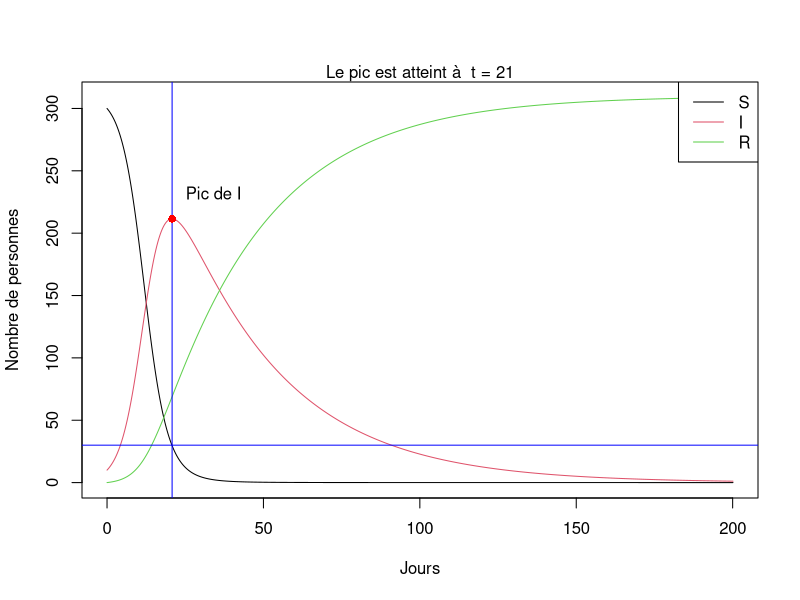
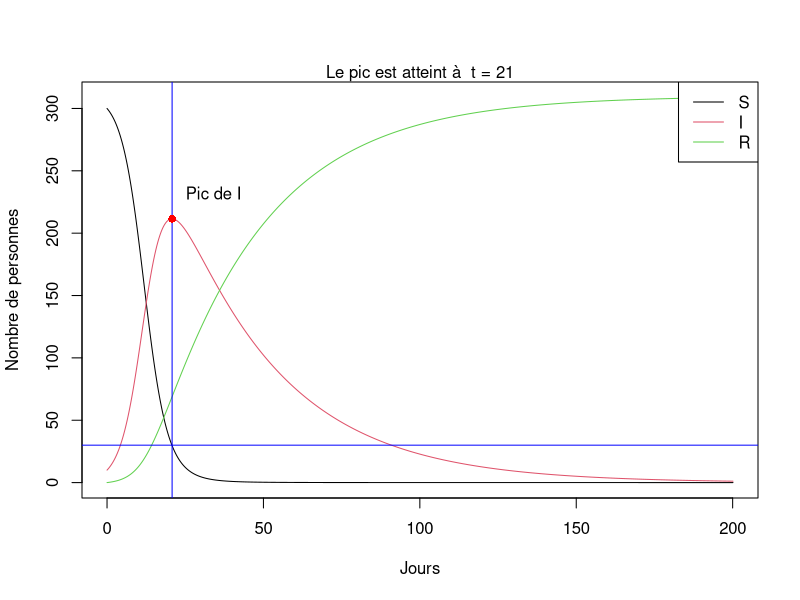
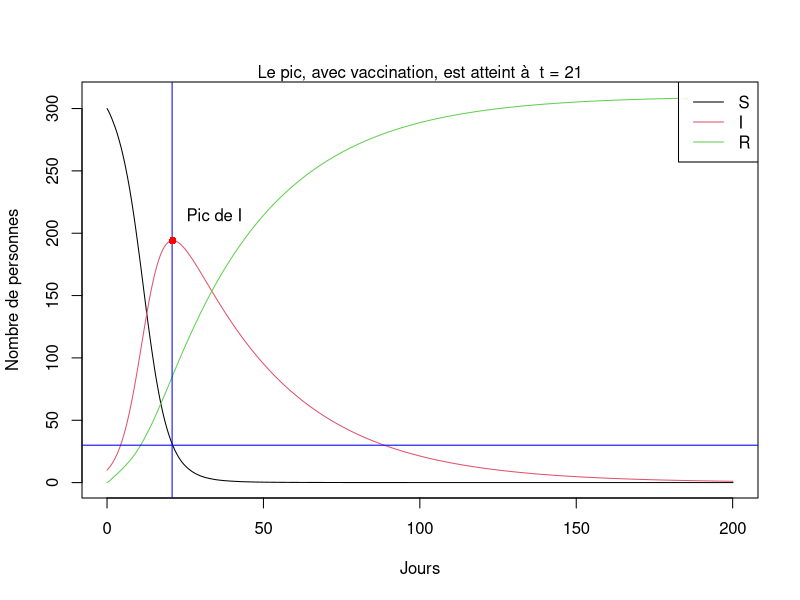
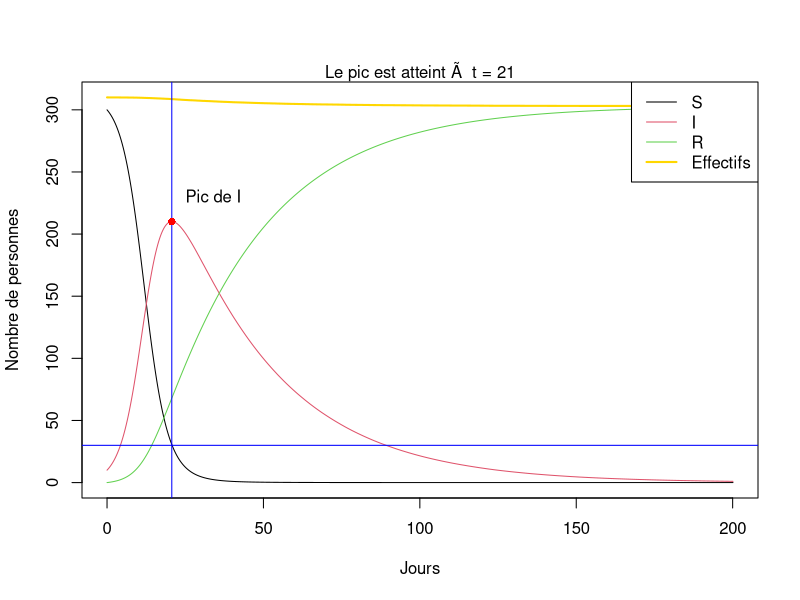
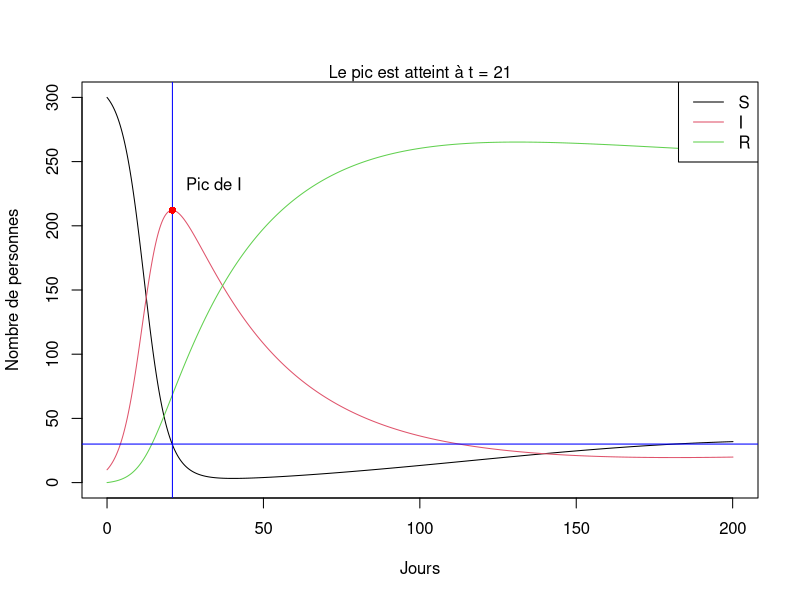

These figures' R source, in order:
## ---- chunk 1
knitr::opts_chunk$set(echo = TRUE)
library(ggplot2)
S <- 300 #Personnes saines
I <- 10 #Personnes infectées
R <- 0 #Personnes retirées
a <- 0.001 #Taux de transmission
b <- 0.03 #Taux de guérison
DeltaT <- 0.1 #Pas #Si DeltaT = 0, choix du pas optimal automatique
Taille <- 200 #Nombre de jours choisi
#S->I->R

#Valeurs spéciales vaccination
Tv <- 0.04 # Taux de vaccination par semaines


#Valeurs spéciales mortalité
Mu <- 0.02  #proba de mortalité par mois


## ---- chunk 2

#############Fonction_1#############

#S->I->R

euler<-function(Sbis,Ibis,Rbis,a,b,deltaT,taille)  # fonction calculant à  chaque tour l'évolution des variables S, I et R
{
  J<-0  #Non modulable       #Jour 0
  
  if (deltaT==0) {
    deltaT <- 30/(Sbis + Ibis +Rbis)  #Si deltaT = 0, choix du pas optimal automatique en fonction de l’effectif de départ choisi
  }
  
  resul<-data.frame(S, I, R, J) #création d’un data frame pour nos données
  colnames(resul) <- c("S","I","R","J")  #nommage des colonnes  
  repeat{
    J <- J+deltaT #Compteur de jours

    #création de variables memoire
    Suc <- Sbis 
    Reco <- Rbis
    Infect <- Ibis
    #approximation d’Euler
    Sbis <- Suc + (-a * Suc * Infect)*deltaT
    Rbis <- Reco + (b * Infect)*deltaT
    Ibis <- (Suc+Infect+Reco) - Sbis - Rbis
    
    SIR <- data.frame(Sbis,Ibis,Rbis,J)
    colnames(SIR) <- c("S","I","R","J")
    resul<-rbind(resul,SIR)  #concaténation des nouvelles lignes avec la première ligne du tableau
    
    if (J>=taille) break; #arrêt de la boucle si nombre de jour atteint 
  }
  return(resul) #retourne le tableau final

}
results<-euler(S ,I ,R,a ,b,DeltaT,Taille) #application sur les valeurs de départ
results




#############Fonction_2#############

detectPic<-function(resul,a,b) #Fonction qui détermine les coordonnées du pic
{
  St<- b/a  #Calcul du nombre de personnes saines théorique au moment du pic d'infectées
  
  Ipeaks<-resul[resul$I == max(resul$I),][1,]$I   #Nombre d’ infectées au jour du pic
  Tpeaks<-resul[resul$I == max(resul$I),][1,]$J   #Jour du pic d'infectées 
  Coord<-data.frame(Ipeaks,Tpeaks) #dataframe jour du pic et nbr d’infectées correspondant

#Si pas de pic, retourner un message à l’utilisateur
  if(is.na(Coord$Tpeaks)==TRUE){
    print("DetectPic : Le pic n'a pas pu être détecté ")
  }
  return(Coord) #retourne tableau de pic ou message
}

Coordpeaks<-detectPic(results,a,b) #application sur notre tableau d’euler #detecte le pic
Coordpeaks




## ---- chunk 3

matplot( results[,4],results[, 1:3], type="l", lty=1,xlab = "Jours", ylab = "Nombre de personnes") # affichage du dataframe #graphe nbr de personnes en fonction du temps
St<-b/a #Calcul du nombre de personnes saines théorique au moment du pic d'infectées
abline(h=St,v=Coordpeaks$Tpeaks, col="blue") #Lignes verticale et horizontale pour détecter le pic
text((Coordpeaks$Tpeaks+(Taille/15)), Coordpeaks$Ipeaks+((S+I+R)/15), "Pic de I") #texte pour légender le point
points(Coordpeaks$Tpeaks,Coordpeaks$Ipeaks,col="red",pch=16) #Point permettant de localiser le pic
mtext(paste("Le pic est atteint à  t =",round(Coordpeaks$Tpeaks)), side=3) #Titre= Jour du pic de personnes infectées (Arrondis pour plus de clarté)
legend("topright", col=1:3, legend=c("S", "I", "R"), lwd=1) #légendes en haut a droite

## ---- chunk 4

#############Fonction_3#############

#S->I->R
#S---->R

eulervacci<-function(Sbis,Ibis,Rbis,a,b,deltaT,taille,tv) # fonction calculant à  chaque tour l’évolution des variables S, I et R
{
  J<-0  #Non modulable       #Jour 0
  
  if (deltaT==0) {
    deltaT <- 30/(Sbis + Ibis +Rbis) #Si deltaT = 0, choix du pas optimal automatique
  }
  resul<-data.frame(S, I, R, J)
  colnames(resul) <- c("S","I","R","J") 
  
  repeat{
    J <- J+deltaT #Compteur de jours
    #création de variables memoire
    Suc <- Sbis
    Reco <- Rbis
    Infect <- Ibis    

    pV<-(rbinom(1,round(Suc),tv))    #loi binomial generant le taux à retirer de S
    
    Sbis <- Suc + (-a * Suc * Infect)*deltaT - (pV/(7/deltaT)) #taux retiré de S à chaque semaines
    Rbis <- Reco + (b * Infect)*deltaT + (pV/(7/deltaT)) #taux affecté à R à chaque semaines
    Ibis <- (Suc+Infect+Reco) - Sbis - Rbis 
    SIR <- data.frame(Sbis,Ibis,Rbis,J)
    colnames(SIR) <- c("S","I","R","J");
    resul<-rbind(resul,SIR) #concaténation des nouvelles lignes avec la première ligne du tableau
    
    if (J>=taille) break #arrêt de la boucle si nombre de jour atteint
  }
  return(resul) #retourne le tableau final

}
resultsvacci<-eulervacci(S ,I ,R,a ,b,DeltaT,Taille,Tv) #application sur les valeurs de départ
resultsvacci



#############Fonction_2#############

detectPic<-function(resul,a,b) #Fonction qui détermine les coordonées du pic
{
  St<-b/a # Calcul du nombre de personnes saines théorique au moments du pic du nombres d'infecté
  
  Ipeaks<-resul[resul$I == max(resul$I),][1,]$I #Nombre de personne infectés au jour du pic 
  Tpeaks<-resul[resul$I == max(resul$I),][1,]$J #Jour du pic du d'infecté 
  Coord<-data.frame(Ipeaks,Tpeaks) #dataframe jour du pic et nbr d’infectées correspondant
  
  #Si pas de pic, retourner un message à l’utilisateur
  if(is.na(Coord$Tpeaks)==TRUE){
    print("DetectPic : Le pic n'a pas pu être détecté")
  }
  return(Coord)#retourne tableau de pic ou message
}

Coordpeaksvacci<-detectPic(resultsvacci,a,b)#application sur notre tableau d’euler #detecte le pic
Coordpeaksvacci


## ---- chunk 5

#############Plot principale#############

matplot( results[,4],results[, 1:3], type="l", lty=1,xlab = "Jours", ylab = "Nombre de personnes")           # affichage du dataframe #graphe nbr de personnes en fonction du temps
St<-b/a #Calcul du nombre de personnes saines théorique au moment du pic d'infectées
abline(h=St,v=Coordpeaks$Tpeaks, col="blue") #Lignes verticale et horizontale pour détecter le pic
text((Coordpeaks$Tpeaks+(Taille/15)), Coordpeaks$Ipeaks+((S+I+R)/15), "Pic de I") #texte pour légender le point
points(Coordpeaks$Tpeaks,Coordpeaks$Ipeaks,col="red",pch=16) #Point permettant de localiser le pic
mtext(paste("Le pic est atteint à  t =",round(Coordpeaks$Tpeaks)), side=3) #Titre= Jour du pic de personnes infectées (Arrondis pour plus de clarté)
legend("topright", col=1:3, legend=c("S", "I", "R"), lwd=1) #légendes en haut a droite


#############Plot vaccination#############

matplot( resultsvacci[,4],resultsvacci[, 1:3], type="l", lty=1,xlab = "Jours", ylab = "Nombre de personnes") #affichage du data frame sous forme de graph en fontion du temps
St<-b/a #Calcul du nombre de personnes saines théorique au moment du pic d'infectées abline(h=St,v=Coordpeaksvacci$Tpeaks, col="blue")
abline(h=St,v=Coordpeaks$Tpeaks, col="blue") #Lignes verticale et horizontale pour détecter le pic#Lignes verticale et horizontale pour détecter le pic
text((Coordpeaksvacci$Tpeaks+(Taille/15)), Coordpeaksvacci$Ipeaks+((S+I+R)/15), "Pic de I") #texte pour légender le point
points(Coordpeaksvacci$Tpeaks,Coordpeaksvacci$Ipeaks,col="red",pch=16) #Point permettant de localiser le pic
mtext(paste("Le pic, avec vaccination, est atteint à  t =",round(Coordpeaksvacci$Tpeaks)), side=3)  #Titre= Jour du pic de personnes infectées (Arrondis pour plus de clarté)
legend("topright", col=1:3, legend=c("S", "I", "R"), lwd=1)  #légendes en haut a droite




## ---- chunk 6

#############Fonction_4#############

#SIDR
#S->I->R
#   I->D

eulermorta<-function(Sbis,Ibis,Rbis,a,b,deltaT,taille,mu) # fonction calculant à chaque tour l’évolution des variables S, I et R
{
  J<-0    #Non modulable       #Jour 0
  total <- (Sbis + Ibis + Rbis)
  
  if (deltaT==0) {
    deltaT <- 30/(Sbis + Ibis +Rbis) #Si deltaT = 0, choix du pas optimal automatique
  }
  
  total <- (Sbis + Ibis + Rbis)
  listeSIR<-data.frame(Sbis, Ibis, Rbis,total, J)
  colnames(listeSIR) <- c("S","I","R","total","J") 
  resul<-listeSIR
  
  repeat{
    total <- (Sbis + Ibis + Rbis)
    J <- J+deltaT #Compteur de jours
    
    
    Suc <- Sbis
    Reco <- Rbis
    Infect <- Ibis
    
    Tm<-(rbinom(1,round(Infect),mu)) #loi binomiale générant un taux à retirer de I
    
    Sbis <- Suc + (-a * Suc * Infect)*deltaT
    Rbis <- Reco + (b * Infect)*deltaT
    Ibis <- (Suc+Infect+Reco) - Sbis - Rbis-((Tm/(30/deltaT))) #On retire de I un taux par mois
    
    SIR <- data.frame(Sbis,Ibis,Rbis,total,J)
    colnames(SIR) <- c("S","I","R","total","J");
    resul<-rbind(resul,SIR) #concaténation des nouvelles lignes avec la première ligne du tableau
    
    if (J>=taille) break #arrêt de la boucle si nombre de jour atteint
  }
  return(resul) 

}
resultsmorta<-eulermorta(S ,I ,R,a ,b,DeltaT,Taille,Mu) 
resultsmorta


#############Fonction_2#############

detectPic<-function(resul,a,b) #Fonction qui détermine les coordonnées du pic
{
  St<- b/a  #Calcul du nombre de personnes saines théorique au moment du pic d'infectées
  
  Ipeaks<-resul[resul$I == max(resul$I),][1,]$I   #Nombre d’ infectées au jour du pic
  Tpeaks<-resul[resul$I == max(resul$I),][1,]$J   #Jour du pic d'infectées 
  Coord<-data.frame(Ipeaks,Tpeaks) #dataframe jour du pic et nbr d’infectées correspondant

#Si pas de pic, retourner un message à l’utilisateur
  if(is.na(Coord$Tpeaks)==TRUE){
    print("DetectPic : Le pic n'a pas pu être détecté ")
  }
  return(Coord) #retourne tableau de pic ou message
}


Coordpeaksmorta<-detectPic(resultsmorta,a,b)#application sur notre tableau d’euler #detecte le pic
Coordpeaksmorta

## ---- chunk 7
matplot( resultsmorta[,5],resultsmorta[, 1:4], type="l", lty=1,col=c(1,2,3,"gold"),lwd=c(1,1,1,2),xlab = "Jours", ylab = "Nombre de personnes") # affichage du data frame en graphe nbr de personnes en fonction du temps
St<-b/a # Calcul du nombre de personnes saines théorique au moment du pic du nombre d'infectés
abline(h=St,v=Coordpeaksmorta$Tpeaks, col="blue") #Lignes verticale et horizontale pour déterminer le pic
text((Coordpeaksmorta$Tpeaks+(Taille/15)), Coordpeaksmorta$Ipeaks+((S+I+R)/15), "Pic de I") #texte pour légender le point
points(Coordpeaksmorta$Tpeaks,Coordpeaksmorta$Ipeaks,col="red",pch=16) #Point permettant de localiser le pic
mtext(paste("Le pic est atteint Ã  t =",round(Coordpeaksmorta$Tpeaks)), side=3) # Jour du pic de personnes infectées (Arrondis pour plus de clarté)
legend("topright", col=c(1,2,3,"gold"), legend=c("S", "I", "R","Effectifs"), lwd=c(1,1,1,2)) #légendes


## ---- chunk 8
#############Fonction_5#############

#S->I->R->S

eulersaison<-function(Sbis,Ibis,Rbis,a,b,deltaT,taille) # fonction calculant à chaque tour l'évolution des variables S, I et R
{
  J<-0 #Non modulable       #Jour 0
  
  if (deltaT==0) {
    deltaT <- 30/(Sbis + Ibis +Rbis) #Si deltaT = 0, choix du pas optimal automatique
  }
  
  listeSIR<-data.frame(S, I, R, J)
  colnames(listeSIR) <- c("S","I","R","J") 
  resul<-listeSIR
  
  repeat{
    J <- J+deltaT #Compteur de jour
    
    Suc <- Sbis
    Reco <- Rbis
    Infect <- Ibis
    
    H<-rbinom(1,round(Reco),(1))#loi binomiale générant un taux à retirer de R pour S
    
    Sbis <- Suc + (-a * Suc * Infect)*deltaT + H/(365/deltaT) #taux ajouté de S à chaque jour
    Rbis <- Reco + (b * Infect)*deltaT - H/(365/deltaT) #taux retiré de S à chaque jour
    Ibis <- (Suc+Infect+Reco) - Sbis - Rbis
    
    SIR <- data.frame(Sbis,Ibis,Rbis,J)
    colnames(SIR) <- c("S","I","R","J");
    resul<-rbind(resul,SIR);#concaténation des nouvelles lignes avec la première ligne du tableau
    
    if (J>=taille) break;#arrêt de la boucle si nombre de jour atteint
  }
  return(resul)#retourne le tableau final
  
}

resultssaison<-eulersaison(S ,I ,R ,a ,b,DeltaT,Taille)#application sur les valeurs de départ
resultssaison
#############Fonction_2#############

detectPic<-function(resul,a,b) #Fonction qui détermine les coordonnées du pic
{
  St<- b/a  #Calcul du nombre de personnes saines théorique au moment du pic d'infectées
  
  Ipeaks<-resul[resul$I == max(resul$I),][1,]$I   #Nombre d’ infectées au jour du pic
  Tpeaks<-resul[resul$I == max(resul$I),][1,]$J   #Jour du pic d'infectées 
  Coord<-data.frame(Ipeaks,Tpeaks) #dataframe jour du pic et nbr d’infectées correspondant

#Si pas de pic, retourner un message à l’utilisateur
  if(is.na(Coord$Tpeaks)==TRUE){
    print("DetectPic : Le pic n'a pas pu être détecté ")
  }
  return(Coord) #retourne tableau de pic ou message
}


Coordpeakssaison<-detectPic(resultssaison,a,b)#application sur notre tableau d’euler #detecte le pic
Coordpeakssaison

?norm


## ---- chunk 9

matplot( resultssaison[,4],resultssaison[, 1:3], type="l", lty=1,xlab = "Jours", ylab = "Nombre de personnes") # affichage du data frame sous forme de graph en fontion du temps
St<-b/a #Calcul du nombre de personnes saines théorique au moments du pic du nombres d'infecté
abline(h=St,v=Coordpeakssaison$Tpeaks, col="blue") #Lignes verticale et horizontale pour déterminer le pic
text((Coordpeakssaison$Tpeaks+(Taille/15)), Coordpeakssaison$Ipeaks+((S+I+R)/15), "Pic de I") #teste pour légender le point
points(Coordpeakssaison$Tpeaks,Coordpeakssaison$Ipeaks,col="red",pch=16) #Point permettant de localiser le pic
mtext(paste("Le pic est atteint à t =",round(Coordpeakssaison$Tpeaks)), side=3) # Jour du pic de personnes infectés (Arrondis pour plus de clarté)
legend("topright", col=1:3, legend=c("S", "I", "R"), lwd=1) #légendes

